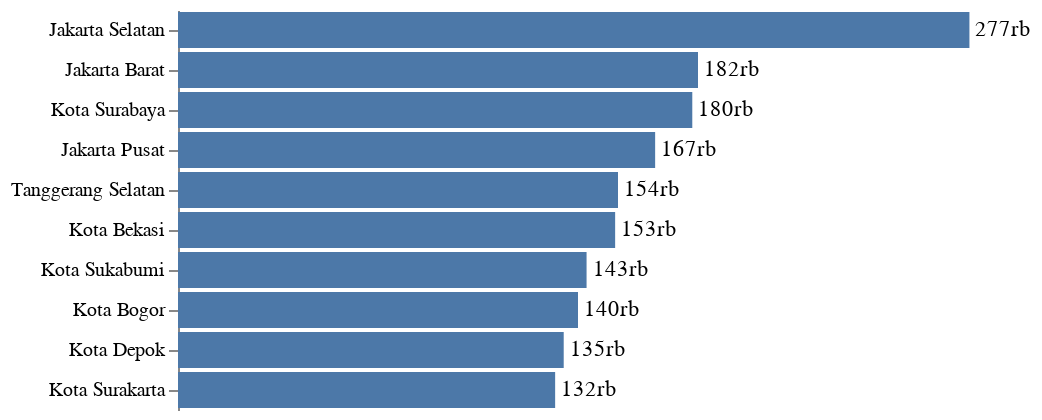

The cell this chart's notebook holds for it:
### Markdown cell above
Salah satu tantangan terbesar saat membuat grafik adalah menyeimbangkan antara estetika dan fungsional. Contohnya, ketika kita ingin menggambarkan data dalam rupiah seperti yang dibuat teman-teman lokadata di atas. Walau menggelitik, saya tidak ingin berkomentar mengenai ketepatan metodenya. Sudah banyak yang mengingatkan sampai-sampai mereka harus merevisi keterangan terkait grafik ini:

> twitter: https://twitter.com/LokadataID/status/1266955908552126464?s=20

Ada satu hal lagi yang sebetulnya layak diapresiasi yaitu inisiatif menggunakan lembaran rupiah sebagai komponen visual. Sayangnya, pilihan ini mengorbankan keterbacaan grafik dalam dua hal. Pertama, lembaran rupiah memiliki warna yang berbeda-beda. Warna adalah salah satu komponen visual yang kentara dalam sebuah grafik. Dengan menggunakan lembaran rupiah, warna justru menjadi distraksi. Coba tengok juga bagaimana lembaran rupiah dipotong menjadi beberapa bagian, lebar lembaran yang berbeda-beda tanpa makna khusus malah jadi membingungkan.

Kritik kedua awalnya saya kira tidak begitu signifikan. Ternyata, oh ternyata, coba bandingkan dengan grafik sederhana yang saya buat berikut:

### Code cell
#collapse-hide

import pandas as pd
import altair as alt

art_data = [
    ("Jakarta Selatan", "DKI Jakarta", 277, 631),
    ("Jakarta Barat", "DKI Jakarta", 182, 728),
    ("Kota Surabaya", "JAWA Timur", 180, 800),
    ("Jakarta Pusat", "DKI Jakarta", 167, 290),
    ("Tanggerang Selatan", "Banten", 154, 456),
    ("Kota Bekasi", "Jawa Barat", 153, 812),
    ("Kota Sukabumi", "Jawa Barat", 143, 94),
    ("Kota Bogor", "Jawa Barat", 140, 302),
    ("Kota Depok", "Jawa Barat", 135, 630),
    ("Kota Surakarta", "Jawa Tengah", 132, 153)
]
art_df = pd.DataFrame(
    data=art_data,
    columns=["Wilayah", "Provinsi", "Rerata_ori", "RT_ori"]
)
art_df["Rerata"] = art_df["Rerata_ori"].apply(lambda r: f"{r}rb")
art_df["Jumlah RT"] = art_df["RT_ori"].apply(lambda r: f"{r}rb")
bars = alt.Chart(art_df).mark_bar().encode(
    x=alt.X("Rerata_ori:Q", axis=None),
    y=alt.Y("Wilayah:N", sort="-x", axis=alt.Axis(title=None)),
    tooltip=[
        "Wilayah:N",
        "Provinsi:N",
        "Rerata:N",
        "Jumlah RT:N"
    ]
)
text = bars.mark_text(
    align="left",
    baseline="middle",
    dx=3
).encode(
    text="Rerata:N"
)
(bars + text).configure_view(strokeWidth = 0)

### Figure 1 — Vega-Lite specification as saved in the notebook (floating-point values rounded to 4 significant figures)
{"config": {"view": {"continuousWidth": 400, "continuousHeight": 300, "strokeWidth": 0}}, "layer": [{"mark": "bar", "encoding": {"tooltip": [{"type": "nominal", "field": "Wilayah"}, {"type": "nominal", "field": "Provinsi"}, {"type": "nominal", "field": "Rerata"}, {"type": "nominal", "field": "Jumlah RT"}], "x": {"type": "quantitative", "axis": null, "field": "Rerata_ori"}, "y": {"type": "nominal", "axis": {"title": null}, "field": "Wilayah", "sort": "-x"}}}, {"mark": {"type": "text", "align": "left", "baseline": "middle", "dx": 3}, "encoding": {"text": {"type": "nominal", "field": "Rerata"}, "tooltip": [{"type": "nominal", "field": "Wilayah"}, {"type": "nominal", "field": "Provinsi"}, {"type": "nominal", "field": "Rerata"}, {"type": "nominal", "field": "Jumlah RT"}], "x": {"type": "quantitative", "axis": null, "field": "Rerata_ori"}, "y": {"type": "nominal", "axis": {"title": null}, "field": "Wilayah", "sort": "-x"}}}], "data": {"name": "data-a08129ba1187e6b16f7857aed0fbd05a"}, "$schema": "https://vega.github.io/schema/vega-lite/v4.8.1.json", "datasets": {"data-a08129ba1187e6b16f7857aed0fbd05a": [{"Wilayah": "Jakarta Selatan", "Provinsi": "DKI Jakarta", "Rerata_ori": 277, "RT_ori": 631, "Rerata": "277rb", "Jumlah RT": "631rb"}, {"Wilayah": "Jakarta Barat", "Provinsi": "DKI Jakarta", "Rerata_ori": 182, "RT_ori": 728, "Rerata": "182rb", "Jumlah RT": "728rb"}, {"Wilayah": "Kota Surabaya", "Provinsi": "JAWA Timur", "Rerata_ori": 180, "RT_ori": 800, "Rerata": "180rb", "Jumlah RT": "800rb"}, {"Wilayah": "Jakarta Pusat", "Provinsi": "DKI Jakarta", "Rerata_ori": 167, "RT_ori": 290, "Rerata": "167rb", "Jumlah RT": "290rb"}, {"Wilayah": "Tanggerang Selatan", "Provinsi": "Banten", "Rerata_ori": 154, "RT_ori": 456, "Rerata": "154rb", "Jumlah RT": "456rb"}, {"Wilayah": "Kota Bekasi", "Provinsi": "Jawa Barat", "Rerata_ori": 153, "RT_ori": 812, "Rerata": "153rb", "Jumlah RT": "812rb"}, {"Wilayah": "Kota Sukabumi", "Provinsi": "Jawa Barat", "Rerata_ori": 143, "RT_ori": 94, "Rerata": "143rb", "Jumlah RT": "94rb"}, {"Wilayah": "Kota Bogor", "Provinsi": "Jawa Barat", "Rerata_ori": 140, "RT_ori": 302, "Rerata": "140rb", "Jumlah RT": "302rb"}, {"Wilayah": "Kota Depok", "Provinsi": "Jawa Barat", "Rerata_ori": 135, "RT_ori": 630, "Rerata": "135rb", "Jumlah RT": "630rb"}, {"Wilayah": "Kota Surakarta", "Provinsi": "Jawa Tengah", "Rerata_ori": 132, "RT_ori": 153, "Rerata": "132rb", "Jumlah RT": "153rb"}]}}
